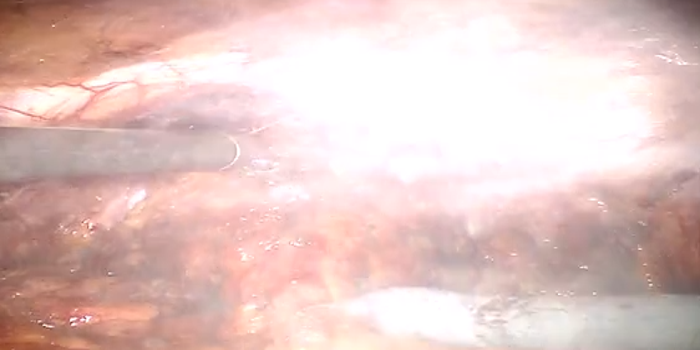
#> input picture assets/DesmokeData_dataset/120.png, 700 x 350 px
$ python -i smoke_detector.py   (imports and definitions only)   (older library calls are emulated)
#> lines starting #> are read from the running program, lines starting #| are printed output that depends on the picture; after the words box and inside, x2 and y2 are one past the last pixel; in counts of white or black regions, pixels touching at a corner belong together
#> further down, picture is the input picture: shape (350, 700, 3); mean B, G, R 196.1, 200.2, 228
"""
smoke_detector.py
=================
복강경 수술 영상용 실시간 연기 탐지기.

[기원]
- 본 코드는 ``feature/detection`` 브랜치의 ``src/video_inference_v3.ipynb`` 에서
  검증된 알고리즘을 PySide6 GUI 환경에 맞게 단일 클래스로 캡슐화한 것이다.

[탐지 파이프라인 (매 프레임)]
    ① YOLOv8n-cls           → smoke confidence (raw)
    ② Sliding Window Vote   → 5프레임 중 4개 이상이면 YOLO smoke 확정
    ③ BalloonGate           → 흰 볼록체(기구) 감지 시
                                · YOLO conf 가 낮으면 vote 결과 억제
                                · ThinSmoke 보조 탐지는 즉시 무효화
                                · white_mask 를 ThinSmoke 특징 계산에서 제외
    ④ ThinSmokeDetectorV2   → 얇은 연기 보조 탐지
                                · Sharpness(30프레임 median) + Saturation 동시 하락
                                · 30프레임 중 15개 이상 지속 시 발화
                                · Rolling 80th percentile 베이스라인 (300프레임)
    ⑤ Hysteresis            → CLEAR→SMOKE 즉시 전환, SMOKE→CLEAR 는 5연속 clean 필요
    ⑥ Cooldown              → smoke 종료 후 15프레임(0.5초) 강제 유지

[GUI 사용 의도]
- ``SmokeDetector.is_available()`` 로 가중치 존재 여부 확인 후 enable.
- ``detector.run(bgr_frame)`` 만 호출하면 ``DetectionResult`` 가 반환됨 — 워커는
  반환값만 UI 시그널로 전달하면 된다.
- ``reset()`` 으로 영상이 바뀌었을 때 내부 버퍼/상태머신 초기화.
"""

from __future__ import annotations

import os
from collections import deque
from dataclasses import dataclass, field
from pathlib import Path
from typing import Optional

import cv2
import numpy as np


# ──────────────────────────────────────────────────────────────────
# 파라미터 — v3 노트북 기본값을 그대로 옮김. 운영 중 튜닝이 필요하면
# 한 곳에서 수정할 수 있도록 상수 블록으로 분리.
# ──────────────────────────────────────────────────────────────────

# YOLO 분류기
SMOKE_THR = 0.40       # raw confidence 임계값 — 얇은 연기 포함을 위해 낮춘 값
VOTE_WINDOW = 5
VOTE_K = 4             # v3 에서 3 → 4 로 강화: 단발 FP 추가 억제

# ThinSmoke v2
WARMUP_FRAMES = 300                # 베이스라인 워밍업 (≈ 10초 @ 30fps)
BASELINE_WINDOW = 300
BASELINE_PCT = 80                  # 80th percentile = "선명한 정상" 추적
SHARP_SMOOTH_WINDOW = 30           # 30프레임 rolling median (카메라 이동 노이즈 흡수)
SHARP_DROP_RATIO = 0.50
SAT_DROP_RATIO = 0.82
YOLO_UNCERTAIN_LO = 0.00           # 하한 제거: 이중 게이트가 보호 담당
YOLO_UNCERTAIN_HI = 0.40           # YOLO 가 확신(>0.40)이면 보조 탐지 불필요
PERSIST_WINDOW = 30                # v3: 15 → 30
PERSIST_THRESH = 15                # v3: 12 → 15 (창이 2배여서 비율은 비슷)

# Hysteresis / Cooldown
EXIT_CONSECUTIVE = 5               # v3: 15 → 5 (상태 해제 빠르게)
COOLDOWN_FRAMES = 15               # v3: 45 → 15 (강제유지 축소)

# BalloonGate (흰 기구 오탐 억제)
WHITE_V_MIN = 200
WHITE_S_MAX = 40
BLOB_AREA_MIN = 1000
BLOB_CIRCULARITY_MIN = 0.45
BLOB_CONVEXITY_MIN = 0.80
BALLOON_YOLO_SUPPRESS_THR = 0.65   # 이 신뢰도 이상이면 기구 옆 진짜 연기로 보고 억제 안함


# ──────────────────────────────────────────────────────────────────
# 가중치 위치 탐색
# ──────────────────────────────────────────────────────────────────
# [25 lines left out: functions _default_weight_candidates, find_weights, not called in this run]


# ──────────────────────────────────────────────────────────────────
# 결과 데이터 컨테이너
# ──────────────────────────────────────────────────────────────────
@dataclass
class DetectionResult:
    """한 프레임의 탐지 결과.

    UI / 워커 모두 이 객체 하나만 보고 화면을 갱신하면 된다.
    """
    is_smoke: bool                          # 최종 판정 (cooldown / hysteresis 적용 후)
    yolo_conf: float                        # YOLO smoke confidence (raw)
    yolo_raw: bool                          # raw 임계값 통과 여부
    yolo_vote: bool                         # sliding vote 통과 여부 (balloon 억제 반영)
    vote_count: int                         # 최근 5프레임 중 smoke 수 (0-5)
    thin_smoke: bool                        # ThinSmoke v2 발화 여부
    is_balloon: bool                        # BalloonGate 감지 여부
    smoke_state: bool                       # Hysteresis 상태 머신의 현재값
    cooldown_remaining: int                 # 잔여 cooldown 프레임 수
    persist_count: int                      # 최근 30프레임 중 이상 신호 수
    extra: dict = field(default_factory=dict)  # 디버그용 (sharp_ratio 등)


# ──────────────────────────────────────────────────────────────────
# Rolling Percentile Baseline
# ──────────────────────────────────────────────────────────────────
class _RollingPercentileBaseline:
    """최근 N프레임의 P 분위수를 베이스라인으로 사용.

    EMA 대비 장점은 초반 고변동 구간에서 오염되지 않는다는 점.
    버퍼가 절반 이상 차야 의미 있는 값을 반환한다.
    """

    def __init__(self, window: int = 300, percentile: int = 80) -> None:
        self.buf: deque[float] = deque(maxlen=window)
        self.percentile = percentile

    def update(self, value: float) -> None:
        self.buf.append(value)

    # [5 lines left out: function get_baseline, not called in this run]

    def reset(self) -> None:
        self.buf.clear()


# ──────────────────────────────────────────────────────────────────
# BalloonGate — 흰 볼록체(기구) 감지
# ──────────────────────────────────────────────────────────────────
class _BalloonGate:
    """흰 기구/볼록체 감지 게이트.

    연기와 흰 기구는 RGB 통계가 비슷해 보일 수 있지만, 윤곽 기하 특성이 다르다.
    - 흰 기구 : circularity / convexity 모두 높음
    - 연기    : 둘 다 낮음 (불규칙·확산)
    """

    _kernel = cv2.getStructuringElement(cv2.MORPH_ELLIPSE, (7, 7))

    def check(self, frame: np.ndarray) -> tuple[bool, np.ndarray, dict]:
        hsv = cv2.cvtColor(frame, cv2.COLOR_BGR2HSV)
#> hsv: shape (350, 700, 3); mean H, S, V 42.6, 39.2, 228.1
        white_mask = cv2.inRange(
            hsv,
            (0, 0, WHITE_V_MIN),
            (180, WHITE_S_MAX, 255),
        )
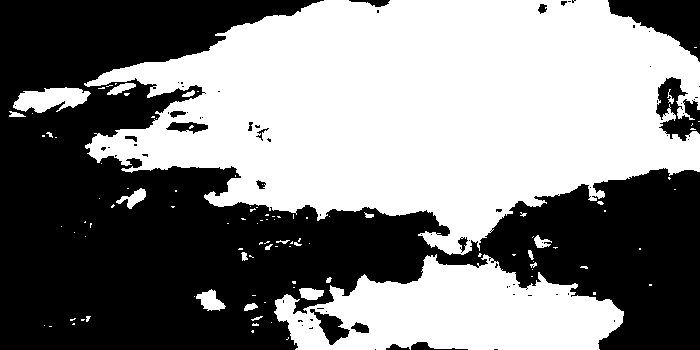
#> white_mask: shape (350, 700); 51.2% white; 73 black regions (56 under 20 px), largest, box (x1, y1, x2, y2) and area: (0, 0, 700, 350) 113184, (608, 0, 700, 62) 2882, (656, 77, 700, 141) 1480
        white_mask = cv2.morphologyEx(white_mask, cv2.MORPH_OPEN, self._kernel)
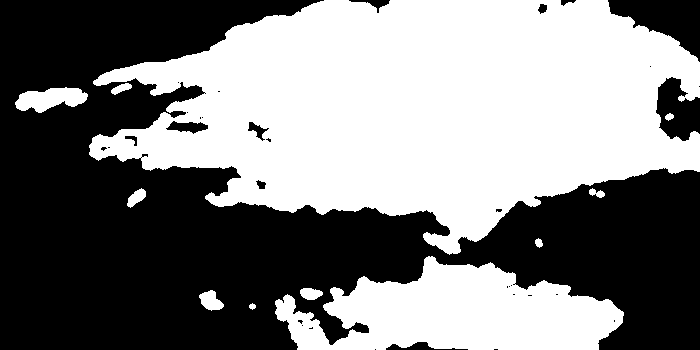
#> white_mask: shape (350, 700); 50% white; 11 white regions

        info = {
            "blob_count": 0,
            "max_area": 0,
            "max_circularity": 0.0,
            "max_convexity": 0.0,
        }

        contours, _ = cv2.findContours(
            white_mask, cv2.RETR_EXTERNAL, cv2.CHAIN_APPROX_SIMPLE,
        )
#> contours = 11 contours; largest, box (x1, y1, x2, y2) and area: (89, 0, 700, 255) 99196, (275, 256, 624, 350) 20156, (15, 87, 88, 113) 1124, (199, 290, 224, 311) 296, (127, 188, 146, 208) 182

        is_balloon = False
        best_circ = 0.0
        best_conv = 0.0
        valid_blobs = 0
        max_area = 0

        for cnt in contours:
            area = cv2.contourArea(cnt)
            if area < BLOB_AREA_MIN:
                continue
            valid_blobs += 1
            max_area = max(max_area, area)

            perimeter = cv2.arcLength(cnt, True)
            if perimeter < 1.0:
                continue
            circularity = 4.0 * np.pi * area / (perimeter ** 2)

            hull = cv2.convexHull(cnt)
            hull_area = cv2.contourArea(hull)
            convexity = area / hull_area if hull_area > 1.0 else 0.0

            best_circ = max(best_circ, circularity)
            best_conv = max(best_conv, convexity)

            if circularity >= BLOB_CIRCULARITY_MIN and convexity >= BLOB_CONVEXITY_MIN:
                is_balloon = True
#> this loop made 11 passes
#> area on passes 1, 2, 3, 5, 6, 7, 8, 10: 24, 296, 181, 43, 70, 182, 37, 113
#> (area, max_area, perimeter, circularity, hull_area, convexity, best_circ, best_conv) on passes 4, 9, 11: (20156.5, 20156.5, 1114.6, 0.204, 24724.5, 0.815, 0.204, 0.815), (1124, 20156.5, 184, 0.417, 1344.5, 0.836, 0.417, 0.836), (99196, 99196, 2331.6, 0.229, 118512.5, 0.837, 0.417, 0.837)
#> after the loop, valid_blobs = 3

        info.update({
            "blob_count": valid_blobs,
            "max_area": int(max_area),
            "max_circularity": round(best_circ, 3),
            "max_convexity": round(best_conv, 3),
        })
        return is_balloon, white_mask, info


# ──────────────────────────────────────────────────────────────────
# 특징 추출 (ROI 마스킹 지원)
# ──────────────────────────────────────────────────────────────────
# [26 lines left out: function _extract_features, not called in this run]


# ──────────────────────────────────────────────────────────────────
# ThinSmoke v2
# ──────────────────────────────────────────────────────────────────
class _ThinSmokeDetectorV2:
    """얇은 연기 보조 탐지 — Sharpness × Saturation 이중 게이트 + 지속성."""

    # [83 lines left out: functions __init__, reset, update, not called in this run]


# ──────────────────────────────────────────────────────────────────
# SmokeDetector (GUI 진입점)
# ──────────────────────────────────────────────────────────────────
class SmokeDetector:
    """가중치가 있으면 즉시 동작하는 실시간 연기 탐지기.

    Notes
    -----
    - YOLO 추론은 매 프레임 ``imgsz=224`` 로 진행 (학습 셋업 동일).
    - 매 프레임 1회만 호출되도록 설계됨 — 외부에서 thread-safe 보장은 필요 없음.
    - 가중치 없거나 ultralytics import 실패 시에는 ``is_available() == False``.
    """

    # [46 lines left out: functions __init__, _load, not called in this run]

    def is_available(self) -> bool:
        return self._model is not None

    @property
    def weights_path(self) -> Optional[Path]:
        return self._weights_path

    @property
    def init_error(self) -> Optional[str]:
        return self._init_error

    # ─── 외부 인터페이스 ─────────────────────────────────────
    # [105 lines left out: functions reset, run, not called in this run]

>>> import cv2
>>> picture = cv2.imread('../assets/DesmokeData_dataset/120.png')
>>> result = _BalloonGate().check(picture)

$ run again, on assets/DesmokeData_dataset/143.png
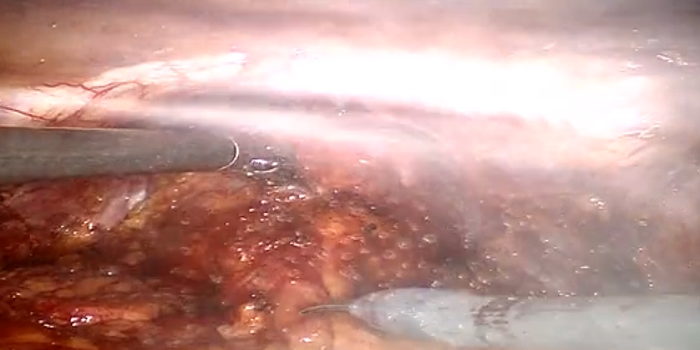
#> input picture assets/DesmokeData_dataset/143.png, 700 x 350 px
#> picture is the input picture: shape (350, 700, 3); mean B, G, R 143, 149.8, 189.6
#> hsv: shape (350, 700, 3); mean H, S, V 35.2, 74.9, 189.6
#> in check, `white_mask = cv2.inRange( hsv, (0, 0, WHITE_V_MIN), (180, WHITE_S_MAX,..`:
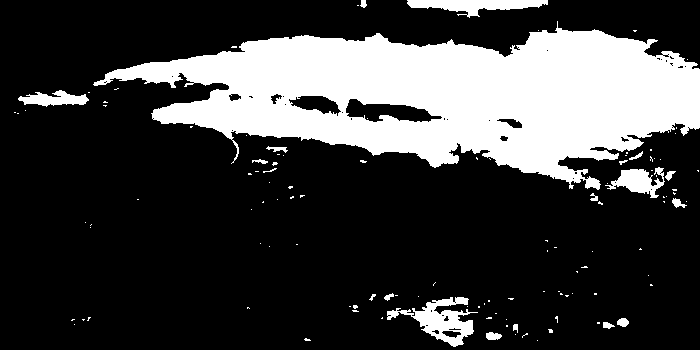
#> white_mask: shape (350, 700); 24.4% white; 119 white regions (99 under 20 px), largest, box (x1, y1, x2, y2) and area: (93, 21, 700, 190) 53897, (387, 297, 478, 347) 1744, (407, 0, 548, 18) 1312
#> in check, `white_mask = cv2.morphologyEx(white_mask, cv2.MORPH_OPEN, self._kernel)`:
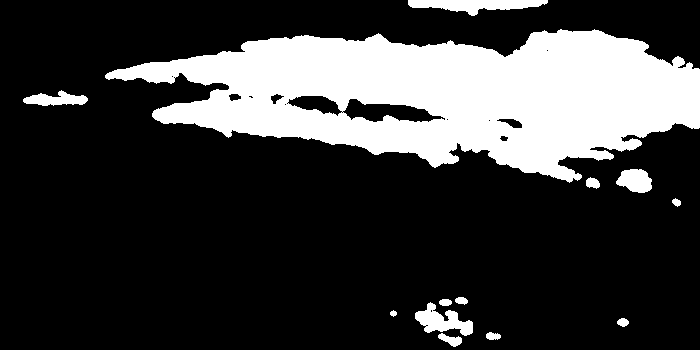
#> white_mask: shape (350, 700); 23.2% white; 13 white regions
#> contours = 13 contours; largest, box (x1, y1, x2, y2) and area: (105, 29, 700, 183) 54088, (408, 0, 548, 16) 1127, (415, 302, 473, 336) 880, (616, 169, 652, 193) 591, (23, 90, 88, 106) 533
#> the loop in check, `for cnt in contours:` made 13 passes
#> area on passes 1 to 8: 149, 73.5, 64, 24, 880.5, 60, 61, 41.5
#> after the loop in check, `for cnt in contours:`: valid_blobs = 2

$ run again, on assets/DesmokeData_dataset/182.png
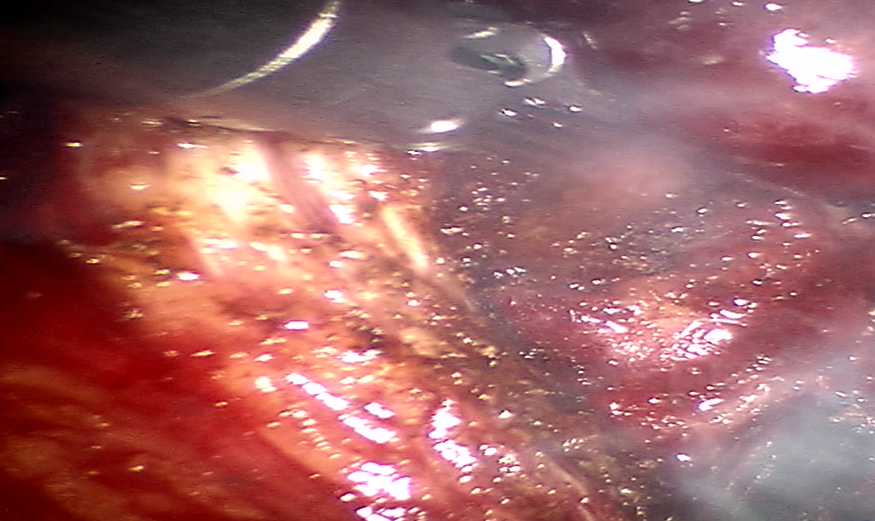
#> input picture assets/DesmokeData_dataset/182.png, 875 x 521 px
#> picture is the input picture: shape (521, 875, 3); mean B, G, R 102.5, 102.3, 160.7
#> hsv: shape (521, 875, 3); mean H, S, V 99.1, 107.2, 160.9
#> in check, `white_mask = cv2.inRange( hsv, (0, 0, WHITE_V_MIN), (180, WHITE_S_MAX,..`:
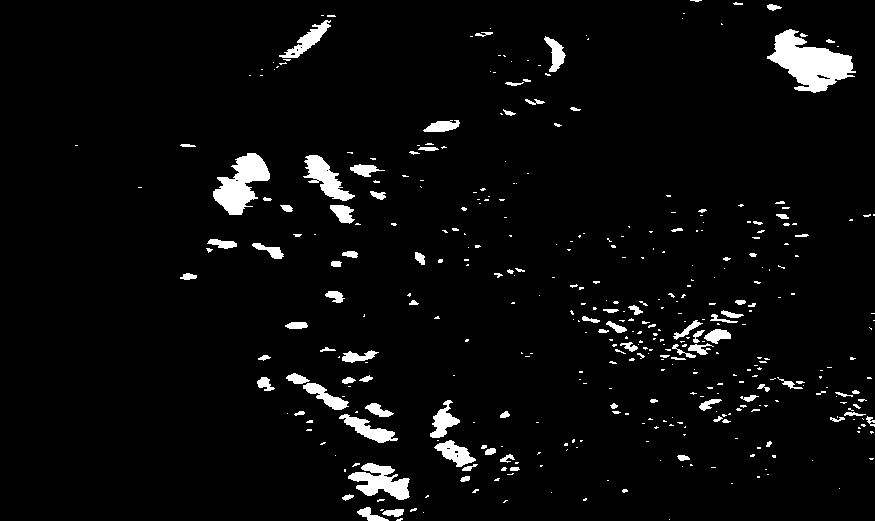
#> white_mask: shape (521, 875); 4.1% white; 400 white regions (293 under 20 px), largest, box (x1, y1, x2, y2) and area: (767, 29, 856, 93) 2892, (213, 153, 270, 215) 1861, (348, 463, 410, 500) 1236
#> in check, `white_mask = cv2.morphologyEx(white_mask, cv2.MORPH_OPEN, self._kernel)`:
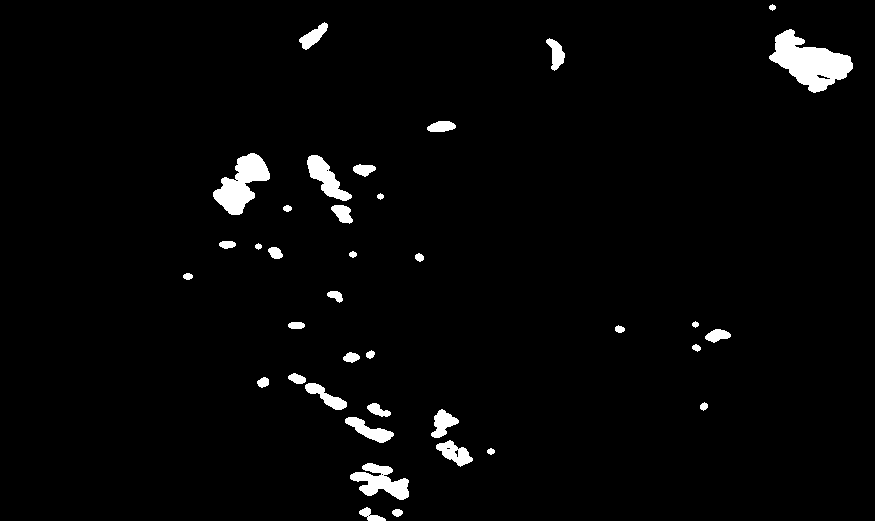
#> white_mask: shape (521, 875); 2.6% white; 37 white regions
#> contours = 37 contours; largest, box (x1, y1, x2, y2) and area: (769, 29, 853, 93) 2662, (213, 153, 270, 215) 1680, (350, 463, 409, 500) 1044, (307, 155, 352, 201) 814, (345, 417, 394, 443) 486
#> the loop in check, `for cnt in contours:` made 37 passes
#> area on passes 1, 2, 4, 5, 6, 7, 8, 9: 53, 144.5, 30, 469, 486, 389.5, 158.5, 39
#> after the loop in check, `for cnt in contours:`: valid_blobs = 3
